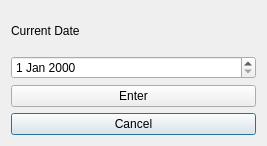
<?xml version="1.0" encoding="UTF-8"?>
<ui version="4.0">
 <class>currentDate</class>
 <widget class="QDialog" name="currentDate">
  <property name="geometry">
   <rect>
    <x>0</x>
    <y>0</y>
    <width>267</width>
    <height>146</height>
   </rect>
  </property>
  <property name="windowTitle">
   <string>Today is?</string>
  </property>
  <layout class="QGridLayout" name="gridLayout_2">
   <item row="0" column="0">
    <layout class="QGridLayout" name="gridLayout">
     <item row="3" column="0">
      <widget class="QPushButton" name="pushButton_2">
       <property name="text">
        <string>Cancel</string>
       </property>
      </widget>
     </item>
     <item row="2" column="0">
      <widget class="QPushButton" name="pushButton">
       <property name="text">
        <string>Enter</string>
       </property>
      </widget>
     </item>
     <item row="0" column="0">
      <widget class="QLabel" name="label">
       <property name="text">
        <string>Current Date</string>
       </property>
      </widget>
     </item>
     <item row="1" column="0">
      <widget class="QDateEdit" name="dateEdit"/>
     </item>
    </layout>
   </item>
  </layout>
 </widget>
 <resources/>
 <connections>
  <connection>
   <sender>pushButton</sender>
   <signal>clicked()</signal>
   <receiver>currentDate</receiver>
   <slot>onEdit_Pushed()</slot>
   <hints>
    <hint type="sourcelabel">
     <x>159</x>
     <y>81</y>
    </hint>
    <hint type="destinationlabel">
     <x>839</x>
     <y>105</y>
    </hint>
   </hints>
  </connection>
  <connection>
   <sender>pushButton_2</sender>
   <signal>clicked()</signal>
   <receiver>currentDate</receiver>
   <slot>onCancel_Pushed()</slot>
   <hints>
    <hint type="sourcelabel">
     <x>146</x>
     <y>108</y>
    </hint>
    <hint type="destinationlabel">
     <x>873</x>
     <y>203</y>
    </hint>
   </hints>
  </connection>
 </connections>
 <slots>
  <slot>get_today(QDate)</slot>
  <slot>onCancel_Pushed()</slot>
  <slot>onEdit_Pushed()</slot>
  <slot>slot1()</slot>
 </slots>
</ui>
